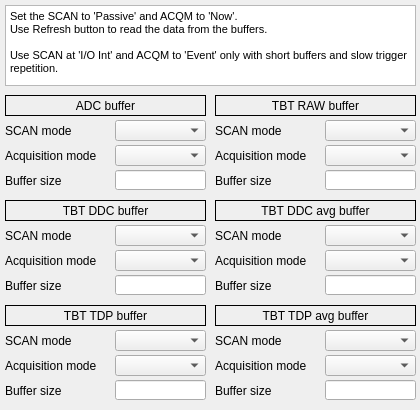
<?xml version="1.0" encoding="UTF-8"?>
<ui version="4.0">
 <class>MainWindow</class>
 <widget class="QMainWindow" name="MainWindow">
  <property name="geometry">
   <rect>
    <x>0</x>
    <y>0</y>
    <width>420</width>
    <height>410</height>
   </rect>
  </property>
  <property name="windowTitle">
   <string>MainWindow</string>
  </property>
  <property name="Title" stdset="0">
   <string>$(DEVICE): Acq.settings</string>
  </property>
  <widget class="QWidget" name="centralwidget">
   <widget class="caLabel" name="label_26">
    <property name="geometry">
     <rect>
      <x>5</x>
      <y>95</y>
      <width>201</width>
      <height>21</height>
     </rect>
    </property>
    <property name="frameShape">
     <enum>QFrame::Box</enum>
    </property>
    <property name="text">
     <string>ADC buffer</string>
    </property>
    <property name="alignment">
     <set>Qt::AlignCenter</set>
    </property>
    <property name="background">
     <color>
      <red>255</red>
      <green>255</green>
      <blue>255</blue>
     </color>
    </property>
   </widget>
   <widget class="caMenu" name="camenu_2">
    <property name="geometry">
     <rect>
      <x>115</x>
      <y>145</y>
      <width>91</width>
      <height>21</height>
     </rect>
    </property>
    <property name="channel" stdset="0">
     <string notr="true">$(DEVICE):signals:adc.ACQM</string>
    </property>
   </widget>
   <widget class="caMenu" name="camenu">
    <property name="geometry">
     <rect>
      <x>115</x>
      <y>120</y>
      <width>91</width>
      <height>21</height>
     </rect>
    </property>
    <property name="channel" stdset="0">
     <string notr="true">$(DEVICE):signals:adc.SCAN</string>
    </property>
   </widget>
   <widget class="caTextEntry" name="catextentry_8">
    <property name="geometry">
     <rect>
      <x>115</x>
      <y>170</y>
      <width>91</width>
      <height>20</height>
     </rect>
    </property>
    <property name="alignment">
     <set>Qt::AlignRight|Qt::AlignTrailing|Qt::AlignVCenter</set>
    </property>
    <property name="channel" stdset="0">
     <string notr="true">$(DEVICE):signals:adc.NGRP</string>
    </property>
    <property name="background">
     <color>
      <red>255</red>
      <green>255</green>
      <blue>127</blue>
     </color>
    </property>
    <property name="colorMode">
     <enum>caLineEdit::Static</enum>
    </property>
   </widget>
   <widget class="QLabel" name="label">
    <property name="geometry">
     <rect>
      <x>5</x>
      <y>145</y>
      <width>106</width>
      <height>21</height>
     </rect>
    </property>
    <property name="font">
     <font>
      <pointsize>9</pointsize>
     </font>
    </property>
    <property name="text">
     <string>Acquisition mode</string>
    </property>
   </widget>
   <widget class="QLabel" name="label_3">
    <property name="geometry">
     <rect>
      <x>5</x>
      <y>170</y>
      <width>106</width>
      <height>21</height>
     </rect>
    </property>
    <property name="font">
     <font>
      <pointsize>9</pointsize>
     </font>
    </property>
    <property name="text">
     <string>Buffer size</string>
    </property>
   </widget>
   <widget class="caLabel" name="label_27">
    <property name="geometry">
     <rect>
      <x>5</x>
      <y>200</y>
      <width>201</width>
      <height>21</height>
     </rect>
    </property>
    <property name="frameShape">
     <enum>QFrame::Box</enum>
    </property>
    <property name="text">
     <string>TBT DDC buffer</string>
    </property>
    <property name="alignment">
     <set>Qt::AlignCenter</set>
    </property>
    <property name="background">
     <color>
      <red>255</red>
      <green>255</green>
      <blue>255</blue>
     </color>
    </property>
   </widget>
   <widget class="QLabel" name="label_4">
    <property name="geometry">
     <rect>
      <x>5</x>
      <y>250</y>
      <width>106</width>
      <height>21</height>
     </rect>
    </property>
    <property name="font">
     <font>
      <pointsize>9</pointsize>
     </font>
    </property>
    <property name="text">
     <string>Acquisition mode</string>
    </property>
   </widget>
   <widget class="caMenu" name="camenu_3">
    <property name="geometry">
     <rect>
      <x>115</x>
      <y>225</y>
      <width>91</width>
      <height>21</height>
     </rect>
    </property>
    <property name="channel" stdset="0">
     <string notr="true">$(DEVICE):signals:ddc_synth.SCAN</string>
    </property>
   </widget>
   <widget class="caMenu" name="camenu_4">
    <property name="geometry">
     <rect>
      <x>115</x>
      <y>250</y>
      <width>91</width>
      <height>21</height>
     </rect>
    </property>
    <property name="channel" stdset="0">
     <string notr="true">$(DEVICE):signals:ddc_synth.ACQM</string>
    </property>
   </widget>
   <widget class="caTextEntry" name="catextentry_9">
    <property name="geometry">
     <rect>
      <x>115</x>
      <y>275</y>
      <width>91</width>
      <height>20</height>
     </rect>
    </property>
    <property name="alignment">
     <set>Qt::AlignRight|Qt::AlignTrailing|Qt::AlignVCenter</set>
    </property>
    <property name="channel" stdset="0">
     <string notr="true">$(DEVICE):signals:ddc_synth.NGRP</string>
    </property>
    <property name="background">
     <color>
      <red>255</red>
      <green>255</green>
      <blue>127</blue>
     </color>
    </property>
    <property name="colorMode">
     <enum>caLineEdit::Static</enum>
    </property>
   </widget>
   <widget class="QLabel" name="label_6">
    <property name="geometry">
     <rect>
      <x>5</x>
      <y>275</y>
      <width>106</width>
      <height>21</height>
     </rect>
    </property>
    <property name="font">
     <font>
      <pointsize>9</pointsize>
     </font>
    </property>
    <property name="text">
     <string>Buffer size</string>
    </property>
   </widget>
   <widget class="caLabel" name="label_28">
    <property name="geometry">
     <rect>
      <x>215</x>
      <y>200</y>
      <width>201</width>
      <height>21</height>
     </rect>
    </property>
    <property name="frameShape">
     <enum>QFrame::Box</enum>
    </property>
    <property name="text">
     <string>TBT DDC avg buffer</string>
    </property>
    <property name="alignment">
     <set>Qt::AlignCenter</set>
    </property>
    <property name="background">
     <color>
      <red>255</red>
      <green>255</green>
      <blue>255</blue>
     </color>
    </property>
   </widget>
   <widget class="QTextBrowser" name="textBrowser">
    <property name="geometry">
     <rect>
      <x>5</x>
      <y>5</y>
      <width>411</width>
      <height>81</height>
     </rect>
    </property>
    <property name="font">
     <font>
      <pointsize>8</pointsize>
     </font>
    </property>
    <property name="html">
     <string>&lt;!DOCTYPE HTML PUBLIC &quot;-//W3C//DTD HTML 4.0//EN&quot; &quot;http://www.w3.org/TR/REC-html40/strict.dtd&quot;&gt;
&lt;html&gt;&lt;head&gt;&lt;meta name=&quot;qrichtext&quot; content=&quot;1&quot; /&gt;&lt;style type=&quot;text/css&quot;&gt;
p, li { white-space: pre-wrap; }
&lt;/style&gt;&lt;/head&gt;&lt;body style=&quot; font-family:'Ubuntu'; font-size:8pt; font-weight:400; font-style:normal;&quot;&gt;
&lt;p style=&quot; margin-top:0px; margin-bottom:0px; margin-left:0px; margin-right:0px; -qt-block-indent:0; text-indent:0px;&quot;&gt;&lt;span style=&quot; font-family:'Sans Serif';&quot;&gt;Set the SCAN to 'Passive' and ACQM to 'Now'.&lt;/span&gt;&lt;/p&gt;
&lt;p style=&quot; margin-top:0px; margin-bottom:0px; margin-left:0px; margin-right:0px; -qt-block-indent:0; text-indent:0px;&quot;&gt;&lt;span style=&quot; font-family:'Sans Serif';&quot;&gt;Use Refresh button to read the data from the buffers.&lt;/span&gt;&lt;/p&gt;
&lt;p style=&quot;-qt-paragraph-type:empty; margin-top:0px; margin-bottom:0px; margin-left:0px; margin-right:0px; -qt-block-indent:0; text-indent:0px; font-family:'Sans Serif';&quot;&gt;&lt;br /&gt;&lt;/p&gt;
&lt;p style=&quot; margin-top:0px; margin-bottom:0px; margin-left:0px; margin-right:0px; -qt-block-indent:0; text-indent:0px;&quot;&gt;&lt;span style=&quot; font-family:'Sans Serif';&quot;&gt;Use SCAN at 'I/O Int' and ACQM to 'Event' only with short buffers and slow trigger repetition.&lt;/span&gt;&lt;/p&gt;&lt;/body&gt;&lt;/html&gt;</string>
    </property>
   </widget>
   <widget class="QLabel" name="label_7">
    <property name="geometry">
     <rect>
      <x>215</x>
      <y>275</y>
      <width>106</width>
      <height>21</height>
     </rect>
    </property>
    <property name="font">
     <font>
      <pointsize>9</pointsize>
     </font>
    </property>
    <property name="text">
     <string>Buffer size</string>
    </property>
   </widget>
   <widget class="caMenu" name="camenu_5">
    <property name="geometry">
     <rect>
      <x>325</x>
      <y>225</y>
      <width>91</width>
      <height>21</height>
     </rect>
    </property>
    <property name="channel" stdset="0">
     <string notr="true">$(DEVICE):signals:ddc_synth_d.SCAN</string>
    </property>
   </widget>
   <widget class="caMenu" name="camenu_6">
    <property name="geometry">
     <rect>
      <x>325</x>
      <y>250</y>
      <width>91</width>
      <height>21</height>
     </rect>
    </property>
    <property name="channel" stdset="0">
     <string notr="true">$(DEVICE):signals:ddc_synth_d.ACQM</string>
    </property>
   </widget>
   <widget class="QLabel" name="label_8">
    <property name="geometry">
     <rect>
      <x>215</x>
      <y>250</y>
      <width>106</width>
      <height>21</height>
     </rect>
    </property>
    <property name="font">
     <font>
      <pointsize>9</pointsize>
     </font>
    </property>
    <property name="text">
     <string>Acquisition mode</string>
    </property>
   </widget>
   <widget class="caTextEntry" name="catextentry_10">
    <property name="geometry">
     <rect>
      <x>325</x>
      <y>275</y>
      <width>91</width>
      <height>20</height>
     </rect>
    </property>
    <property name="alignment">
     <set>Qt::AlignRight|Qt::AlignTrailing|Qt::AlignVCenter</set>
    </property>
    <property name="channel" stdset="0">
     <string notr="true">$(DEVICE):signals:ddc_synth_d.NGRP</string>
    </property>
    <property name="background">
     <color>
      <red>255</red>
      <green>255</green>
      <blue>127</blue>
     </color>
    </property>
    <property name="colorMode">
     <enum>caLineEdit::Static</enum>
    </property>
   </widget>
   <widget class="QLabel" name="label_10">
    <property name="geometry">
     <rect>
      <x>215</x>
      <y>355</y>
      <width>106</width>
      <height>21</height>
     </rect>
    </property>
    <property name="font">
     <font>
      <pointsize>9</pointsize>
     </font>
    </property>
    <property name="text">
     <string>Acquisition mode</string>
    </property>
   </widget>
   <widget class="caMenu" name="camenu_7">
    <property name="geometry">
     <rect>
      <x>325</x>
      <y>355</y>
      <width>91</width>
      <height>21</height>
     </rect>
    </property>
    <property name="channel" stdset="0">
     <string notr="true">$(DEVICE):signals:tdp_synth_d.ACQM</string>
    </property>
   </widget>
   <widget class="caTextEntry" name="catextentry_11">
    <property name="geometry">
     <rect>
      <x>325</x>
      <y>380</y>
      <width>91</width>
      <height>20</height>
     </rect>
    </property>
    <property name="alignment">
     <set>Qt::AlignRight|Qt::AlignTrailing|Qt::AlignVCenter</set>
    </property>
    <property name="channel" stdset="0">
     <string notr="true">$(DEVICE):signals:tdp_synth_d.NGRP</string>
    </property>
    <property name="background">
     <color>
      <red>255</red>
      <green>255</green>
      <blue>127</blue>
     </color>
    </property>
    <property name="colorMode">
     <enum>caLineEdit::Static</enum>
    </property>
   </widget>
   <widget class="QLabel" name="label_11">
    <property name="geometry">
     <rect>
      <x>215</x>
      <y>380</y>
      <width>106</width>
      <height>21</height>
     </rect>
    </property>
    <property name="font">
     <font>
      <pointsize>9</pointsize>
     </font>
    </property>
    <property name="text">
     <string>Buffer size</string>
    </property>
   </widget>
   <widget class="QLabel" name="label_12">
    <property name="geometry">
     <rect>
      <x>5</x>
      <y>380</y>
      <width>106</width>
      <height>21</height>
     </rect>
    </property>
    <property name="font">
     <font>
      <pointsize>9</pointsize>
     </font>
    </property>
    <property name="text">
     <string>Buffer size</string>
    </property>
   </widget>
   <widget class="caLabel" name="label_29">
    <property name="geometry">
     <rect>
      <x>215</x>
      <y>305</y>
      <width>201</width>
      <height>21</height>
     </rect>
    </property>
    <property name="frameShape">
     <enum>QFrame::Box</enum>
    </property>
    <property name="text">
     <string>TBT TDP avg buffer</string>
    </property>
    <property name="alignment">
     <set>Qt::AlignCenter</set>
    </property>
    <property name="background">
     <color>
      <red>255</red>
      <green>255</green>
      <blue>255</blue>
     </color>
    </property>
   </widget>
   <widget class="caMenu" name="camenu_8">
    <property name="geometry">
     <rect>
      <x>325</x>
      <y>330</y>
      <width>91</width>
      <height>21</height>
     </rect>
    </property>
    <property name="channel" stdset="0">
     <string notr="true">$(DEVICE):signals:tdp_synth_d.SCAN</string>
    </property>
   </widget>
   <widget class="caMenu" name="camenu_9">
    <property name="geometry">
     <rect>
      <x>115</x>
      <y>330</y>
      <width>91</width>
      <height>21</height>
     </rect>
    </property>
    <property name="channel" stdset="0">
     <string notr="true">$(DEVICE):signals:tdp_synth.SCAN</string>
    </property>
   </widget>
   <widget class="caMenu" name="camenu_10">
    <property name="geometry">
     <rect>
      <x>115</x>
      <y>355</y>
      <width>91</width>
      <height>21</height>
     </rect>
    </property>
    <property name="channel" stdset="0">
     <string notr="true">$(DEVICE):signals:tdp_synth.ACQM</string>
    </property>
   </widget>
   <widget class="caLabel" name="label_30">
    <property name="geometry">
     <rect>
      <x>5</x>
      <y>305</y>
      <width>201</width>
      <height>21</height>
     </rect>
    </property>
    <property name="frameShape">
     <enum>QFrame::Box</enum>
    </property>
    <property name="text">
     <string>TBT TDP buffer</string>
    </property>
    <property name="alignment">
     <set>Qt::AlignCenter</set>
    </property>
    <property name="background">
     <color>
      <red>255</red>
      <green>255</green>
      <blue>255</blue>
     </color>
    </property>
   </widget>
   <widget class="QLabel" name="label_14">
    <property name="geometry">
     <rect>
      <x>5</x>
      <y>355</y>
      <width>106</width>
      <height>21</height>
     </rect>
    </property>
    <property name="font">
     <font>
      <pointsize>9</pointsize>
     </font>
    </property>
    <property name="text">
     <string>Acquisition mode</string>
    </property>
   </widget>
   <widget class="caTextEntry" name="catextentry_12">
    <property name="geometry">
     <rect>
      <x>115</x>
      <y>380</y>
      <width>91</width>
      <height>20</height>
     </rect>
    </property>
    <property name="alignment">
     <set>Qt::AlignRight|Qt::AlignTrailing|Qt::AlignVCenter</set>
    </property>
    <property name="channel" stdset="0">
     <string notr="true">$(DEVICE):signals:tdp_synth.NGRP</string>
    </property>
    <property name="background">
     <color>
      <red>255</red>
      <green>255</green>
      <blue>127</blue>
     </color>
    </property>
    <property name="colorMode">
     <enum>caLineEdit::Static</enum>
    </property>
   </widget>
   <widget class="QLabel" name="label_16">
    <property name="geometry">
     <rect>
      <x>215</x>
      <y>145</y>
      <width>106</width>
      <height>21</height>
     </rect>
    </property>
    <property name="font">
     <font>
      <pointsize>9</pointsize>
     </font>
    </property>
    <property name="text">
     <string>Acquisition mode</string>
    </property>
   </widget>
   <widget class="caMenu" name="camenu_11">
    <property name="geometry">
     <rect>
      <x>325</x>
      <y>145</y>
      <width>91</width>
      <height>21</height>
     </rect>
    </property>
    <property name="channel" stdset="0">
     <string notr="true">$(DEVICE):signals:ddc_raw.ACQM</string>
    </property>
   </widget>
   <widget class="caTextEntry" name="catextentry_13">
    <property name="geometry">
     <rect>
      <x>325</x>
      <y>170</y>
      <width>91</width>
      <height>20</height>
     </rect>
    </property>
    <property name="alignment">
     <set>Qt::AlignRight|Qt::AlignTrailing|Qt::AlignVCenter</set>
    </property>
    <property name="channel" stdset="0">
     <string notr="true">$(DEVICE):signals:ddc_raw.NGRP</string>
    </property>
    <property name="background">
     <color>
      <red>255</red>
      <green>255</green>
      <blue>127</blue>
     </color>
    </property>
    <property name="colorMode">
     <enum>caLineEdit::Static</enum>
    </property>
   </widget>
   <widget class="QLabel" name="label_17">
    <property name="geometry">
     <rect>
      <x>215</x>
      <y>170</y>
      <width>106</width>
      <height>21</height>
     </rect>
    </property>
    <property name="font">
     <font>
      <pointsize>9</pointsize>
     </font>
    </property>
    <property name="text">
     <string>Buffer size</string>
    </property>
   </widget>
   <widget class="caLabel" name="label_31">
    <property name="geometry">
     <rect>
      <x>215</x>
      <y>95</y>
      <width>201</width>
      <height>21</height>
     </rect>
    </property>
    <property name="frameShape">
     <enum>QFrame::Box</enum>
    </property>
    <property name="text">
     <string>TBT RAW buffer</string>
    </property>
    <property name="alignment">
     <set>Qt::AlignCenter</set>
    </property>
    <property name="background">
     <color>
      <red>255</red>
      <green>255</green>
      <blue>255</blue>
     </color>
    </property>
   </widget>
   <widget class="caMenu" name="camenu_12">
    <property name="geometry">
     <rect>
      <x>325</x>
      <y>120</y>
      <width>91</width>
      <height>21</height>
     </rect>
    </property>
    <property name="channel" stdset="0">
     <string notr="true">$(DEVICE):signals:ddc_raw.SCAN</string>
    </property>
   </widget>
   <widget class="QLabel" name="label_2">
    <property name="geometry">
     <rect>
      <x>5</x>
      <y>120</y>
      <width>106</width>
      <height>21</height>
     </rect>
    </property>
    <property name="font">
     <font>
      <pointsize>9</pointsize>
     </font>
    </property>
    <property name="text">
     <string>SCAN mode</string>
    </property>
   </widget>
   <widget class="QLabel" name="label_18">
    <property name="geometry">
     <rect>
      <x>215</x>
      <y>120</y>
      <width>106</width>
      <height>21</height>
     </rect>
    </property>
    <property name="font">
     <font>
      <pointsize>9</pointsize>
     </font>
    </property>
    <property name="text">
     <string>SCAN mode</string>
    </property>
   </widget>
   <widget class="QLabel" name="label_5">
    <property name="geometry">
     <rect>
      <x>215</x>
      <y>225</y>
      <width>106</width>
      <height>21</height>
     </rect>
    </property>
    <property name="font">
     <font>
      <pointsize>9</pointsize>
     </font>
    </property>
    <property name="text">
     <string>SCAN mode</string>
    </property>
   </widget>
   <widget class="QLabel" name="label_9">
    <property name="geometry">
     <rect>
      <x>5</x>
      <y>225</y>
      <width>106</width>
      <height>21</height>
     </rect>
    </property>
    <property name="font">
     <font>
      <pointsize>9</pointsize>
     </font>
    </property>
    <property name="text">
     <string>SCAN mode</string>
    </property>
   </widget>
   <widget class="QLabel" name="label_13">
    <property name="geometry">
     <rect>
      <x>215</x>
      <y>330</y>
      <width>106</width>
      <height>21</height>
     </rect>
    </property>
    <property name="font">
     <font>
      <pointsize>9</pointsize>
     </font>
    </property>
    <property name="text">
     <string>SCAN mode</string>
    </property>
   </widget>
   <widget class="QLabel" name="label_15">
    <property name="geometry">
     <rect>
      <x>5</x>
      <y>330</y>
      <width>106</width>
      <height>21</height>
     </rect>
    </property>
    <property name="font">
     <font>
      <pointsize>9</pointsize>
     </font>
    </property>
    <property name="text">
     <string>SCAN mode</string>
    </property>
   </widget>
  </widget>
 </widget>
 <customwidgets>
  <customwidget>
   <class>caMenu</class>
   <extends>QComboBox</extends>
   <header>caMenu</header>
  </customwidget>
  <customwidget>
   <class>caTextEntry</class>
   <extends>caLineEdit</extends>
   <header>caTextEntry</header>
  </customwidget>
  <customwidget>
   <class>caLabel</class>
   <extends>QLabel</extends>
   <header>caLabel</header>
  </customwidget>
  <customwidget>
   <class>caLineEdit</class>
   <extends>QLineEdit</extends>
   <header>caLineEdit</header>
  </customwidget>
 </customwidgets>
 <resources/>
 <connections/>
</ui>
